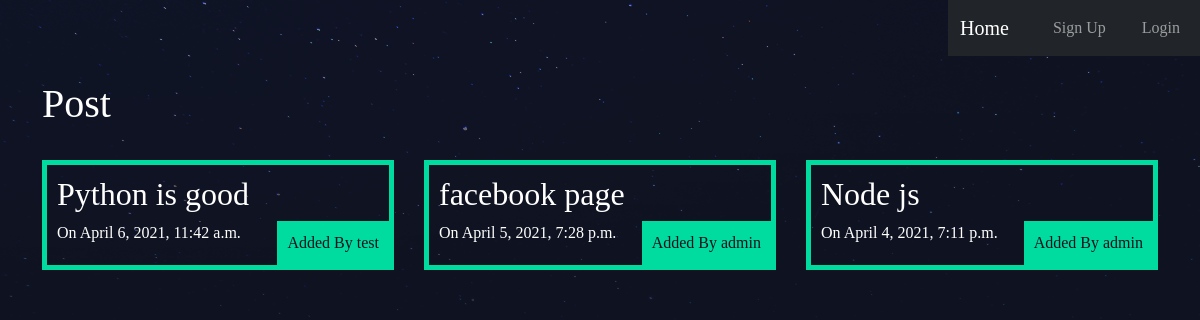
Before: / with the older database file.
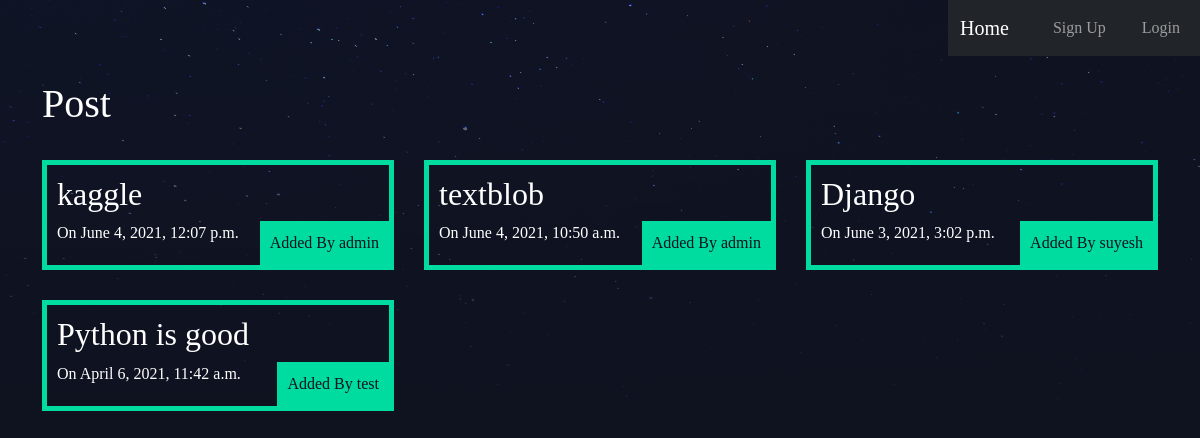
After: the same page with the newer database file.
### main/models.py (models this page shows, shortened)
class Post(models.Model):
    title = models.CharField(max_length=255)
    slug = models.SlugField(max_length=250, null=True, blank=True)
    website_url = models.URLField(max_length=250)
    date = models.DateTimeField(auto_now_add=True)
    author = models.ForeignKey(User, on_delete=models.CASCADE)

### main/views.py (the view)
# urls.py: path('', HomeView.as_view(), name="home"),
class HomeView(ListView):
    model = Post
    template_name = 'home.html'
    ordering = ['-date']

### main/templates/home.html (shortened to what this page needs)
{% extends 'base.html' %}
{% block content %}
<h1>Post</h1>
<br>
<div class="articles">
    {% for post in object_list %}
    <div class="article">
    <h2><a href="{% url 'Selected-Website' post.slug post.pk %}"> {{ post.title }} </a> </h2>
    On {{ post.date }} <br>
    <p class="author">Added By {{ post.author }}</p>
    </div>
{% endfor %}
</div>
{% endblock %}

### main/templates/base.html (shortened to what this page needs)
<!doctype html>
<html lang="en">
  <head>
    <link href="https://cdn.jsdelivr.net/npm/bootstrap@5.0.0-beta3/dist/css/bootstrap.min.css" rel="stylesheet">
    {% load static %}
    <link rel="stylesheet" type="text/css" href="{% static 'main/style.css' %}">
  </head>
  <body>
    <nav class="navbar navbar-expand-lg navbar-dark bg-dark">
  <div class="container-fluid">
    <a class="navbar-brand" href="{% url 'home' %}">Home</a>
    <div class="collapse navbar-collapse" id="navbarNav">
      <ul class="navbar-nav">
          {% if user.is_authenticated %}
          <li class="nav-item">
          <a class="nav-link" aria-current="page" href="{% url 'Add-Website' %}">Create</a>
          </li>
          <li class="nav-item">
          <a class="nav-link" href="{% url 'Edit-Profile' %}">Edit Profile</a>
          </li>
          <li class="nav-item">
          <a class="nav-link" href="{% url 'logout' %}">Logout</a>
          </li>
          {% else %}
          <li class="nav-item">
          <a class="nav-link" href="{% url 'signup' %}">Sign Up</a>
          </li>
          <li class="nav-item">
          <a class="nav-link" href="{% url 'login' %}">Login</a>
          </li>
          {% endif %}
      </ul>
    </div>
  </div>
</nav>
    <br>
    <div class="container">
        {% block content %}
        {% endblock %}
    </div>
  </body>
</html>

### main/static/main/style.css (style rules this page uses)
body { background-color: #0f121f; background-image: url(stars.png); background-repeat-y: no-repeat; color: #fff; }
body * { font-family: Ubuntu; }
a, a:hover, a:visited { color: #fff; text-decoration: none; }
nav { justify-self: end; }
nav li { display: inline-block; margin-left: 20px; }
.articles { display: grid; grid-template-columns: 1fr 1fr 1fr; grid-gap: 30px; }
.article { padding: 10px; border: 5px solid #00dba0; position: relative; padding-bottom: 20px; }
.article .author { padding: 10px; background: #00dba0; position: absolute; right: 0; bottom: 0; margin: 0; color: #0f121f; }

Changed rows visible on the page:
removed Post: title "facebook page", date "April 5, 2021, 7:28 p.m.", author "admin"
removed Post: title "Node js", date "April 4, 2021, 7:11 p.m.", author "admin"
added Post: title "kaggle", date "June 4, 2021, 12:07 p.m.", author "admin"
added Post: title "textblob", date "June 4, 2021, 10:50 a.m.", author "admin"
added Post: title "Django", date "June 3, 2021, 3:02 p.m.", author "suyesh"
